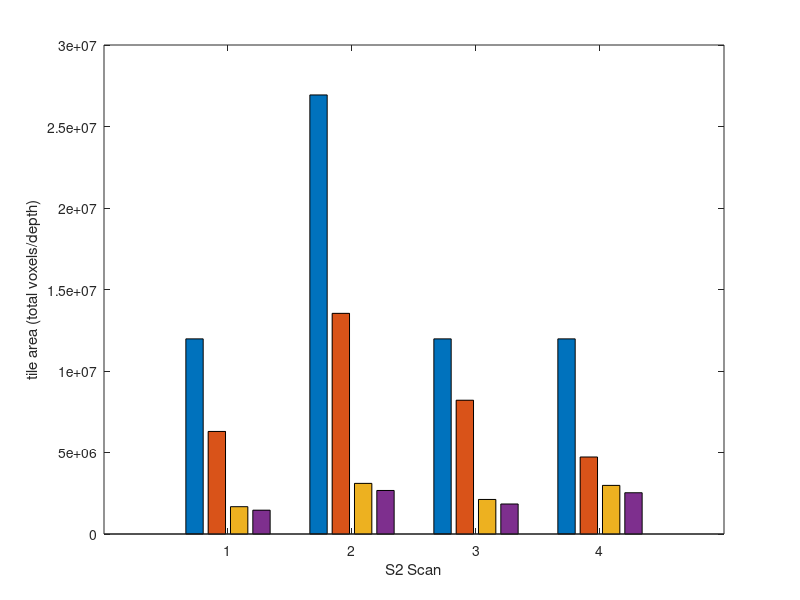

This figure's MATLAB source: (Note: this script raises an error after producing the figure.)
% % 2016.11.10
% %  plotting results of s2 scans from s2summary data and the output of ZZ's
% %  tip finder
% %
% %  currently there are 3 neurons.  the relevant data from each one is
% %  basically the last entry in the S2summary.txt  
% %  Since there are only 3 cells, I'm not going to go through the trouble of parsing the data automatically
% %  instead I'm just going to copy-and-paste it here and generate plots by hand.
% 
% 

%  desired output:
%   1. scan area efficiency, with and without overlap, compared to tight
%   boundingbox and integer max field bounding box.
%   2. time efficiency compared to both above
%   3. tip analysis and comparison to chance. out of ~100 tips, 20 ended at
%   tile boundaries, which is 10 above chance,  so estimate 90% accurate in tip
%   identification


%    background info, calculated below
%   1.  max-size imaging is 1.56s/slice +/-.01    1730x1730 0.23um/pixel
%   This is set based on keeping the laser power constant and acheiving
%   similar signal by averaging.  One could also increase laser power, but
%   that would result in more bleaching.
%   2. total tile time for me :  (1.3-1.7s) my overhead per tile + tile setup time (PV)  + true scan  time derived from resonant freq. + per-plane-overhead + total image .tif conversion 
%   for single tiles  4.8s (actual imaging +.tif) -> 6.1s  for my "imaging
%   time" for a tile ->  1.3s overhead

%  TIP calculation input is based on Zhi's plugin which identifies true
%  tips (i.e. not just extra little spines, etc see S2 analysis plugin for details)  and how many of those true
%  tips are within 5% of tile edges.
%  so given that each tile has 5% edges, each tile area is 5% + 5% +
%  2*(5%*(1-10%)) = 10%+9% = 19% of area counted as 'edge'

%  so the estimated number of real tips that should be counted as an edge
%  regardless of S2 scanning would be  N_total_tips * .19
%  the remaining tips can be interpreted as failures or artifacts. The
%  relevant denominator is the total number of tips so 

%  S2 quality =  1- (N_edge_tips - N_total_tips * edgeFraction )/ N_total_tips



% overall, we're talking about 5s per tile and 1.Xs per tile my overhead
% for the 501 stack. something like 2.8s + 1.X for 250slices


%%  neuron 1 /local2/data/2016_11_03_Thu_14_02/2016_11_03_Thu_14_02/
% @@  running totals ;    @@
% imaged area ;1.46162e+06
% sum of tile areas ;1.67613e+06
% boundingBoxX ;1850
% boundingBoxY ;3401
% boundingBox Area ;6.29185e+06
% tiles in queue ;0
% tiles imaged ;68
% total imaging time ;329499
% total analysis time ;245889
% ms since start ;370054
% average ms between tile starts ;5417.66
% z = 169 slices



%  SPATIAL SCAN EFFICIENCY:
nSlices1= 169
bigZoomTimePerSlice = 1.56
imArea1 = 1.46162e+06
sumTiles1 = 1.67613e+06
bbX1 =1850
bbY1 = 3401
bbA1 = bbX1*bbY1
areaEfficiency1 = imArea1/bbA1
tileEfficiency1 = sumTiles1/bbA1
percentOverlap1 = sumTiles1/imArea1


%  TIME EFFICIENCY:
nTiles1 = 68
myTotalImagintTime1 = 329.499
totalAnalysisTime1 =  245.889
totalS2Time1 = 370.054
timeBetweeTiles1 =5.41766

% time to image tight BB at max image size
tightBB1 = bbA1/(1730*1730)
tightBBtime1 = bigZoomTimePerSlice*nSlices1*tightBB1
% integer max
xIntBB1 = ceil(bbX1/1730)
yIntBB1 = ceil(bbY1/1730)
integerBBtime1 = bigZoomTimePerSlice*nSlices1*xIntBB1*yIntBB1

%  s2 speedup:
s2SpeedTightBB1 = tightBBtime1/totalS2Time1
s2SpeedIntBB1 = integerBBtime1/totalS2Time1

% TIPS:
%swc file /local2/s2Data_II/2016_11_03_Thu_14_02/scanData.txt_tips.swc has been generated, size: 3586
% edge (11) to tip (57) ratio is 0.192982,
edgeFraction = 0.19;
edge1 = 11
tip1 = 57
s2Q1 = 1- (edge1-(tip1*edgeFraction))/tip1

%%  neuron 2 /local2/data/2016_11_08_Tue_13_12/2016_11_08_Tue_13_13
% @@  running totals ;    @@
% imaged area ;2.67096e+06
% sum of tile areas ;3.10577e+06
% boundingBoxX ;3823
% boundingBoxY ;3541
% boundingBox Area ;1.35372e+07
% tiles in queue ;0
% tiles imaged ;126
% total imaging time ;767682
% total analysis time ;529085
% ms since start ;790554
% average ms between tile starts ;6241.48
% @@@@@@@@@@@;@@@@@@@@@@@
% z = 251 slices
nSlices2 = 251
imArea2 = 2.67096e+06
sumTiles2 = 3.10577e+06
bbX2 =3823
bbY2 = 3541
bbA2 = bbX2*bbY2
areaEfficiency2 = imArea2/bbA2
tileEfficiency2 = sumTiles2/bbA2
percentOverlap2 = sumTiles2/imArea2


%  TIME EFFICIENCY:
nTiles2 = 126
myTotalImagintTime2 = 767.682
totalAnalysisTime2 =  529.085
totalS2Time2 = 790.554
timeBetweeTiles2 =6.24148

% time to image tight BB at max image size
tightBB2 = bbA2/(1730*1730)
tightBBtime2 = bigZoomTimePerSlice*nSlices2*tightBB2
% integer max
xIntBB2 = ceil(bbX2/1730)
yIntBB2 = ceil(bbY2/1730)
integerBBtime2 = bigZoomTimePerSlice*nSlices2*xIntBB2*yIntBB2

%  s2 speedup:
s2SpeedTightBB2 = tightBBtime2/totalS2Time2
s2SpeedIntBB2 = integerBBtime2/totalS2Time2



% TIPS
%swc file /local2/s2Data_II/2016_11_08_Tue_13_13/scanData.txt_tips.swc has been generated, size: 6160
%edge (31) to tip (101) ratio is 0.306931,

edgeFraction = 0.19;
edge2 = 31
tip2 = 101
s2Q2 = 1- (edge2-(tip2*edgeFraction))/tip2














%%  neuron 3 /local2/data/2016_11_08_Tue_15_36/2016_11_08_Tue_16_07/
%  @@  running totals ;    @@
% imaged area ;1.84117e+06
% sum of tile areas ;2.11981e+06
% boundingBoxX ;2414
% boundingBoxY ;3400
% boundingBox Area ;8.2076e+06
% tiles in queue ;0
% tiles imaged ;86
% total imaging time ;867298
% total analysis time ;761183
% ms since start ;984383
% average ms between tile starts ;11381
nSlices3 = 501
imArea3 = 1.84117e+06
sumTiles3 = 2.11981e+06
bbX3 =2414
bbY3 = 3400
bbA3 = bbX3*bbY3
areaEfficiency3 = imArea3/bbA3
tileEfficiency3 = sumTiles3/bbA3
percentOverlap3 = sumTiles3/imArea3


%  TIME EFFICIENCY:
nTiles3 = 86
myTotalImagintTime3 = 867.298
totalAnalysisTime3 =  761.183
totalS2Time3 = 984.383
timeBetweeTiles3 =11.381

% time to image tight BB at max image size
tightBB3 = bbA3/(1730*1730)
tightBBtime3 = bigZoomTimePerSlice*nSlices3*tightBB3
% integer max
xIntBB3 = ceil(bbX3/1730)
yIntBB3 = ceil(bbY3/1730)
integerBBtime3 = bigZoomTimePerSlice*nSlices3*xIntBB3*yIntBB3

%  s2 speedup:
s2SpeedTightBB3 = tightBBtime3/totalS2Time3
s2SpeedIntBB3 = integerBBtime3/totalS2Time3

% TIP CORRECTNESS: 
% run on 
% swc file /local2/s2Data_II/2016_11_08_Tue_16_07/scanData.txt_tips.swc has been generated, size: 3620
% edge (17) to tip (74) ratio is 0.22973,

edgeFraction = 0.19;
edge3 = 17
tip3 = 74
s2Q3 = 1- (edge3-(tip3*edgeFraction))/tip3


%%  scan 4 is a multineuron scan

% 
% tile filename ;/local2/data/2016_11_04_Fri_09_38/2016_11_04_Fri_09_39/x_894_y_3294_ZSeries-11042016-0914-29521_Cycle00001_Ch2_000001.ome.tifCh2.v3draw
% tile event 0 ;2016_11_04_Fri_09_55_35_177
% tile event 1 ;2016_11_04_Fri_09_55_37_053
% tile event 2 ;2016_11_04_Fri_09_55_42_141
% tile event 3 ;2016_11_04_Fri_09_55_44_991
% elapsed time 0 ;0
% elapsed time 1 ;1876
% elapsed time 2 ;5088
% elapsed time 3 ;2850
% @@  running totals ;    @@
% imaged area ;3.71268e+06
% sum of tile areas ;4.23963e+06
% boundingBoxX ;4246
% boundingBoxY ;5938
% boundingBox Area ;2.52127e+07
% tiles in queue ;0
% tiles imaged ;176
% total imaging time ;900668
% total analysis time ;544481
% ms since start ;967815
% average ms between tile starts ;5477.32


nSlices4 = 191
imArea4 = 3.71268e+06
sumTiles4 = 4.23963e+06
bbX4 =4246
bbY4 = 5938
bbA4 = bbX4*bbY4
areaEfficiency4 = imArea4/bbA4
tileEfficiency4 = sumTiles4/bbA4
percentOverlap4 = sumTiles4/imArea4


%  TIME EFFICIENCY:
nTiles4 = 176
myTotalImagintTime4 = 900.668
totalAnalysisTime4 =  544.481
totalS2Time4 = 967.815
timeBetweeTiles4 =5.477

% time to image tight BB at max image size
tightBB4 = bbA4/(1730*1730)
tightBBtime4 = bigZoomTimePerSlice*nSlices4*tightBB4
% integer max
xIntBB4 = ceil(bbX4/1730)
yIntBB4 = ceil(bbY4/1730)
integerBBtime4 = bigZoomTimePerSlice*nSlices4*xIntBB4*yIntBB4

%  s2 speedup:
s2SpeedTightBB4 = tightBBtime4/totalS2Time4
s2SpeedIntBB4 = integerBBtime4/totalS2Time4




% % TIP CORRECTNESS:
% swc file /local2/s2Data_II/multi_neuron_data/2016_11_04_Fri_09_39/scanData.txt_tips.swc has been generated, size: 7390
% edge (46) to tip (123) ratio is 0.373984,
edgeFraction = 0.19
edge4 = 46
tip4 = 123
s2Q4 = 1- (edge4 - (tip4*edgeFraction))/tip4

%%  scan 5  multineuron 
% @@@@@@@@@@@;@@@@@@@@@@@
% tile number ;142
% tile mode ;Resonant Galvo
% tile zoom ;13.0446
% microns per pixel ;0.228737
% tracing algorithm ;NeuTube
% tile filename ;/local2/data/2016_12_06_Tue_15_51/2016_12_06_Tue_16_13/x_1821_y_-2054_ZSeries-12062016-1102-33624_Cycle00001_Ch2_000001.ome.tifCh2.v3draw
% tile event 0 ;2016_12_06_Tue_16_37_41_113
% tile event 1 ;2016_12_06_Tue_16_37_41_413
% tile event 2 ;2016_12_06_Tue_16_37_51_045
% tile event 3 ;2016_12_06_Tue_16_38_02_545
% elapsed time 0 ;0
% elapsed time 1 ;300
% elapsed time 2 ;9632
% elapsed time 3 ;11500
% @@  running totals ;    @@
% imaged area ;2.98766e+06
% sum of tile areas ;3.52481e+06
% boundingBoxX ;3259
% boundingBoxY ;2696
% boundingBox Area ;8.78626e+06
% tiles in queue ;0
% tiles imaged ;143
% total imaging time ;1.38284e+06
% total analysis time ;1.91911e+06
% ms since start ;1453476
% average ms between tile starts ;10084.8



nSlices5 = 457
imArea5 =2.98766e+06
sumTiles5 = 3.52481e+06
bbX5 =3259
bbY5 = 2696
bbA5 = bbX5*bbY5
areaEfficiency5 = imArea5/bbA5
tileEfficiency5 = sumTiles5/bbA5
percentOverlap5 = sumTiles5/imArea5


%  TIME EFFICIENCY:
nTiles5 = 142
myTotalImagintTime5 = 1382.84
totalAnalysisTime5 =  1919.11
totalS2Time5 = 1453.476
timeBetweeTiles5 =10.085

% time to image tight BB at max image size
tightBB5 = bbA5/(1730*1730)
tightBBtime5 = bigZoomTimePerSlice*nSlices5*tightBB5
% integer max
xIntBB5 = ceil(bbX5/1730)
yIntBB5 = ceil(bbY5/1730)
integerBBtime5 = bigZoomTimePerSlice*nSlices5*xIntBB5*yIntBB5

%  s2 speedup:
s2SpeedTightBB5 = tightBBtime5/totalS2Time5
s2SpeedIntBB5 = integerBBtime5/totalS2Time5




% % TIP CORRECTNESS:
%_tips.marker : 167
%_edgeTips.marker : 72


edgeFraction = 0.19
edge5 = 72
tip5 = 167
s2Q5 = 1- (edge5 - (tip5*edgeFraction))/tip5


%% scan 6 multineuron

% 
% @@@@@@@@@@@;@@@@@@@@@@@
% tile number ;504
% tile mode ;Resonant Galvo
% tile zoom ;13.0446
% microns per pixel ;0.228737
% tracing algorithm ;NeuTube
% tile filename ;/local2/data/2016_12_07_Wed_14_58/2016_12_07_Wed_17_18/x_2958_y_-3161_ZSeries-12072016-1455-34929_Cycle00001_Ch2_000001.ome.tifCh2.v3draw
% tile event 0 ;2016_12_07_Wed_18_42_14_067
% tile event 1 ;2016_12_07_Wed_18_42_16_070
% tile event 2 ;2016_12_07_Wed_18_42_21_507
% tile event 3 ;2016_12_07_Wed_18_42_24_205
% elapsed time 0 ;0
% elapsed time 1 ;2003
% elapsed time 2 ;5437
% elapsed time 3 ;2698
% @@  running totals ;    @@
% imaged area ;1.03286e+07
% sum of tile areas ;1.24477e+07
% boundingBoxX ;5234
% boundingBoxY ;6926
% boundingBox Area ;3.62507e+07
% tiles in queue ;0
% tiles imaged ;505
% total imaging time ;4.88781e+06
% total analysis time ;7.80681e+06
% ms since start ;5008927
% average ms between tile starts ;9917.63
% 
% 


nSlices6 = 213
imArea6 = 1.03286e+07
sumTiles6 = 1.24477e+07
bbX6 =5234
bbY6 = 6926
bbA6 = bbX6*bbY6
areaEfficiency6 = imArea6/bbA6
tileEfficiency6 = sumTiles6/bbA6
percentOverlap6 = sumTiles6/imArea6


%  TIME EFFICIENCY:
nTiles6 =504
myTotalImagintTime6 = 4887.81
totalAnalysisTime6 = 7806.81
totalS2Time6 = 5008.927
timeBetweeTiles6 =9.918

% time to image tight BB at max image size
tightBB6 = bbA6/(1730*1730)
tightBBtime6 = bigZoomTimePerSlice*nSlices6*tightBB6
% integer max
xIntBB6 = ceil(bbX6/1730)
yIntBB6 = ceil(bbY6/1730)
integerBBtime6 = bigZoomTimePerSlice*nSlices6*xIntBB6*yIntBB6

%  s2 speedup:
s2SpeedTightBB6 = tightBBtime6/totalS2Time6
s2SpeedIntBB6 = integerBBtime6/totalS2Time6






% % TIP CORRECTNESS:

%tips.marker: 1328
%edgeTips.marker: 516

edgeFraction = 0.19
edge6 = 516
tip6 = 1328
s2Q6 = 1- (edge6 - (tip6*edgeFraction))/tip6

%% human@@@@@@@@@@@;@@@@@@@@@@@
% tile number ;120
% tile mode ;Resonant Galvo
% tile zoom ;13.0446
% microns per pixel ;0.228737
% tracing algorithm ;NeuTube
% tile filename ;/local2/s2Data_II/2017_02_15_Wed_18_38/2017_02_15_Wed_18_39/x_706_y_1475_ZSeries-02142017-0858-35365_Cycle00001_Ch2_000001.ome.tifG-R.v3draw
% tile event 0 ;2017_02_15_Wed_18_52_24_741
% tile event 1 ;2017_02_15_Wed_18_52_25_394
% tile event 2 ;2017_02_15_Wed_18_52_31_347
% tile event 3 ;2017_02_15_Wed_18_52_36_218
% elapsed time 0 ;0
% elapsed time 1 ;653
% elapsed time 2 ;5953
% elapsed time 3 ;4871
% @@  running totals ;    @@
% imaged area ;2.53151e+06
% sum of tile areas ;2.98253e+06
% boundingBoxX ;1849
% boundingBoxY ;2555
% boundingBox Area ;4.7242e+06
% tiles in queue ;0
% tiles imaged ;121
% total imaging time ;725683
% total analysis time ;914035
% ms since start ;768230
% average ms between tile starts ;6310.27 neuron 



nSlices7 = 235
imArea7 = 2.53151e+06
sumTiles7 = 2.98253e+06
bbX7 =1849
bbY7 =2555
bbA7 = bbX7*bbY7
areaEfficiency7 = imArea7/bbA7
tileEfficiency7 = sumTiles7/bbA7
percentOverlap7 = sumTiles7/imArea7


%  TIME EFFICIENCY:
nTiles7 =120
myTotalImagintTime7 = 725.683
totalAnalysisTime7 = 914.035
totalS2Time7 = 768.230
timeBetweeTiles7 =6.31027 

% time to image tight BB at max image size
tightBB7 = bbA7/(1730*1730)
tightBBtime7 = bigZoomTimePerSlice*nSlices7*tightBB7
% integer max
xIntBB7 = ceil(bbX7/1730)
yIntBB7 = ceil(bbY7/1730)
integerBBtime7 = bigZoomTimePerSlice*nSlices7*xIntBB7*yIntBB7

%  s2 speedup:
s2SpeedTightBB7 = tightBBtime7/totalS2Time7
s2SpeedIntBB7 = integerBBtime7/totalS2Time7






% % TIP CORRECTNESS:

% tip
%swc file /local2/s2Data_II/humanCell/2017_02_15_Wed_18_38/2017_02_15_Wed_18_39/scanData.txt_tips.swc has been generated, size: 5354
%edge (9) to tip (56) ratio is 0.160714,
edgeFraction = 0.16
edge7 = 9
tip7 = 56
s2Q7 = 1- (edge7 - (tip7*edgeFraction))/tip7




%% PLOTTING


% area efficiency
s2AreaData = [[imArea1, imArea2, imArea3, imArea7];...
    [sumTiles1, sumTiles2, sumTiles3, sumTiles7];...
    [bbA1, bbA2, bbA3, bbA7];...
    [xIntBB1*yIntBB1, xIntBB2*yIntBB2, xIntBB3*yIntBB3, xIntBB7*yIntBB7]*1730*1730;...
    [nTiles1,nTiles2, nTiles3, nTiles7];...
    [nSlices1, nSlices2, nSlices3, nSlices7]]


% time speedup
s2TimeData = [[totalS2Time1, totalS2Time2, totalS2Time3, totalS2Time7];...
    [tightBBtime1, tightBBtime2, tightBBtime3, tightBBtime7];...
    [integerBBtime1, integerBBtime2, integerBBtime3, integerBBtime7]]



% microscope efficiency and analysis overhead
s2InternalTimeData = [[totalS2Time1, totalS2Time2, totalS2Time3, totalS2Time7];...
    [myTotalImagintTime1, myTotalImagintTime2, myTotalImagintTime3, myTotalImagintTime7];...
    [totalAnalysisTime1, totalAnalysisTime2, totalAnalysisTime3, totalAnalysisTime7];...
    [timeBetweeTiles1, timeBetweeTiles2, timeBetweeTiles3, timeBetweeTiles7]]


%  tip correctness
s2TipData = [[edge1, edge2, edge3, edge7];...
    [tip1, tip2, tip3, tip7];...
    [s2Q1, s2Q2, s2Q3, s2Q7]]




%% summary statistics:

% area efficiency:

sumTilesVsTightBB = s2AreaData(3,:)./s2AreaData(2,:)
imAreaVsTightBB = s2AreaData(3,:)./s2AreaData(1,:)

sumTilesVsIntBB = s2AreaData(4,:)./s2AreaData(2,:)
imAreaVsIntBB = s2AreaData(4,:)./s2AreaData(1,:)




%% table of data, including scale in mm and multi-neuronScan 4-6
%  duplicated columns are to facilitate merging data in excel for layout
%  purposes, specifically to include pixel and mm size data under a single
%  heading. 
dataTable = [[1,2, 3, 7, 4, 5, 6];...
   [imArea1, imArea2, imArea3,imArea7, imArea4, imArea5, imArea6];...
    [sumTiles1, sumTiles2, sumTiles3,sumTiles7, sumTiles4, sumTiles5, sumTiles6];...
    [bbX1, bbX2, bbX3,bbX7, bbX4, bbX5, bbX6]*.229;...
        [bbY1, bbY2, bbY3,bbY7, bbY4, bbY5, bbY6]*.229;...
    [xIntBB1, xIntBB2, xIntBB3,xIntBB7, xIntBB4, xIntBB5, xIntBB6]*1730*0.229;...
    [yIntBB1, yIntBB2, yIntBB3, yIntBB7,yIntBB4, yIntBB5, yIntBB6]*1730*0.229;...
%%  area efficiency 
    ( [xIntBB1*yIntBB1, xIntBB2*yIntBB2, xIntBB3*yIntBB3,xIntBB7*yIntBB7,xIntBB4*yIntBB4, xIntBB5*yIntBB5, xIntBB6*yIntBB6]*1730*1730)./[sumTiles1, sumTiles2, sumTiles3, sumTiles7, sumTiles4, sumTiles5, sumTiles6];...
%%  time benefit
    [integerBBtime1/totalS2Time1,integerBBtime2/totalS2Time2,integerBBtime3/totalS2Time3,integerBBtime7/totalS2Time7, integerBBtime4/totalS2Time4,integerBBtime5/totalS2Time5,integerBBtime6/totalS2Time6];...
    [tightBBtime1/totalS2Time1,tightBBtime2/totalS2Time2,tightBBtime3/totalS2Time3,tightBBtime7/totalS2Time7, tightBBtime4/totalS2Time4, tightBBtime5/totalS2Time5,tightBBtime6/totalS2Time6];...
    [nTiles1,nTiles2, nTiles3, nTiles7, nTiles4, nTiles5, nTiles6];...
    [nSlices1, nSlices2, nSlices3,nSlices7, nSlices4, nSlices5, nSlices6];...
    [1.0, 1.0, 0.5, 1.0, 1.0, .5, 1.0];... //z step
    [totalS2Time1, totalS2Time2, totalS2Time3, totalS2Time7 totalS2Time4, totalS2Time5, totalS2Time6];...
    [myTotalImagintTime1, myTotalImagintTime2, myTotalImagintTime3, myTotalImagintTime7 myTotalImagintTime4, myTotalImagintTime5, myTotalImagintTime6];...
    [totalAnalysisTime1, totalAnalysisTime2, totalAnalysisTime3,totalAnalysisTime7, totalAnalysisTime4, totalAnalysisTime5, totalAnalysisTime6];...
       [tip1, tip2, tip3,tip7, tip4, tip5, tip6];...
        [edge1, edge2, edge3,edge7, edge4, edge5, edge6];...

    ceil(edgeFraction*[tip1, tip2, tip3,tip7, tip4, tip5, tip6]);...   
    [s2Q1, s2Q2, s2Q3,s2Q7, s2Q4, s2Q5, s2Q6];...
]
dataTable = [dataTable,dataTable];
dataTable(4:7,8:14) = [[bbX1, bbX2, bbX3,bbX7, bbX4, bbX5, bbX6];...
        [bbY1, bbY2, bbY3,bbY7, bbY4, bbY5, bbY6];...
    [xIntBB1, xIntBB2, xIntBB3, xIntBB7, xIntBB4, xIntBB5, xIntBB6]*1730;...
    [yIntBB1, yIntBB2, yIntBB3, yIntBB7, yIntBB4, yIntBB5, yIntBB6]*1730;]

%  column headings:
headings = {'Scan Number', 'Imaged Area', 'Sum of Tile Areas', 'X_TightBB', 'Y_TightBB', 'X_IntBB', 'Y_IntBB', 'Area Efficiency', ...
    'S2 Speedup (Integer BB)', 'S2 Speedup (Tight BB)', 'n_tiles', 'n_z_planes', 'z step (microns)', ...
    'total S2 Time', 'total imaging time', 'total analysis time', 'number of tips', 'number of edge tips', 'expected number of tips', 'S2 Quality Index'}

%csvwrite('/data/mat/BRL/s2_human/S2_with_human/tableDataHeadings.csv', headings)
%writetable(table(headings),'/data/mat/BRL/s2_human/S2_with_human/tableDataHeadings.txt')

%%
figure;
bar( fliplr(s2AreaData(1:4,:)'))
xlabel('S2 Scan')
ylabel('tile area (total voxels/depth)')
bip(gca)
title('S2 Scan Area')

figure;
bar([s2AreaData(3,:)./s2AreaData(1,:);s2AreaData(3,:)./s2AreaData(2,:);  s2TimeData(2,:)./s2TimeData(1,:)]')
xlabel('S2 Scan')
ylabel('fold improvement')
bip(gca)
title('S2 Scan Speed vs Tight Bounding Box')

figure;
bar([s2AreaData(4,:)./s2AreaData(1,:);s2AreaData(4,:)./s2AreaData(2,:); s2TimeData(3,:)./s2TimeData(1,:)]')
xlabel('S2 Scan')
ylabel('fold improvemnent')
bip(gca)
title('S2 Scan Speed vs Integer Bounding Box')

figure;
bar([[tightBBtime1, tightBBtime2, tightBBtime3, tightBBtime7]; [s2InternalTimeData(2,:)+s2InternalTimeData(3,:)]; s2InternalTimeData(1,:)]')
xlabel('S2 Scan')
ylabel('time (s)')
bip(gca)
title('S2 Scan Time')


figure;
bar([s2TipData(1,:); s2TipData(2,:)]')
hold all, plot([1,2,3, 4], s2TipData(3,:)*100)
xlabel('S2 Scan')
ylabel('N_{tips}')
title('S2 Quality')
bip(gca)

%  the above plots were modified to enter display names and resized.  the
%  last one the axes were duplicated on the right side to indicate a
%  dual-plot. Fortuitously, the percentage and the max tips are very
%  similar so the axis scale and range are the same between the bar plot
%  and the line plot.

% plots were saved as .fig, .eps and .png files 11/17 and 2/21/17


% % outputs:
% s2AreaData =
% 
%      1461620     2670960     1841170
%      1676130     3105770     2119810
%      6291850    13537243     8207600
%     11971600    26936100    11971600
%           68         126          86
%          169         251         501
% 
% 
% s2TimeData =
% 
%    1.0e+03 *
% 
%     0.3701    0.7906    0.9844
%     0.5542    1.7711    2.1433
%     1.0546    3.5240    3.1262
% 
% 
% s2InternalTimeData =
% 
%   370.0540  790.5540  984.3830
%   329.4990  767.6820  867.2980
%   245.8890  529.0850  761.1830
%     5.4177    6.2415   11.3810
% 
% 
% s2TipData =
% 
%    11.0000   31.0000   17.0000
%    57.0000  101.0000   74.0000
%     0.9970    0.8831    0.9603

% %%
%  fliplr(s2AreaData(1:3,:)')
% 
% ans =
% 
%      6291850     1676130     1461620
%     13537243     3105770     2670960
%      8207600     2119810     1841170
% %ylabel('tile area (total voxels/depth)')
% %title('S2 Scan Area')
% 
% 
% 
% [s2AreaData(3,:)./s2AreaData(1,:);s2AreaData(3,:)./s2AreaData(2,:);  s2TimeData(2,:)./s2TimeData(1,:)]'
% ans =
% 
%     4.3047    3.7538    1.4977
%     5.0683    4.3587    2.2403
%     4.4578    3.8719    2.1773
% %ylabel('fold improvement')
% %title('S2 Scan Speed vs Tight Bounding Box')
% 
% [s2AreaData(4,:)./s2AreaData(1,:);s2AreaData(4,:)./s2AreaData(2,:); s2TimeData(3,:)./s2TimeData(1,:)]'
% 
% ans =
% 
%     8.1906    7.1424    2.8497
%    10.0848    8.6729    4.4577
%     6.5022    5.6475    3.1758
% %ylabel('fold improvemnent')
% %title('S2 Scan Speed vs Integer Bounding Box')
% 
% [[tightBBtime1, tightBBtime2, tightBBtime3]; [s2InternalTimeData(2,:)+s2InternalTimeData(3,:)]; s2InternalTimeData(1,:)]'
% 
% ans =
% 
%    1.0e+03 *
% 
%     0.5542    0.5754    0.3701
%     1.7711    1.2968    0.7906
%     2.1433    1.6285    0.9844
% %ylabel('time (s)')
% %title('S2 Scan Time')
% 
% [s2TipData(1,:); s2TipData(2,:)]'
% 
% 
%     11    57
%     31   101
%     17    74
% s2TipData(3,:)*100
% 
%    99.7018   88.3069   96.0270
%title('S2 Quality')
%bip(gca)

%% multi-neuron scans

% 
% marker num = 29131, save swc file to /local2/data/2016_11_30_Wed_15_30/2016_11_30_Wed_15_33/scanData.txt_tips.swc
% -------------------------------------------------------
% ---------------------read 29131 lines, 29131 remained lines
% done with saving file: /local2/data/2016_11_30_Wed_15_30/2016_11_30_Wed_15_33/scanData.txt_tips.marker
% done with saving file: /local2/data/2016_11_30_Wed_15_30/2016_11_30_Wed_15_33/scanData.txt_edgeTips.marker
% swc file /local2/data/2016_11_30_Wed_15_30/2016_11_30_Wed_15_33/scanData.txt_tips.swc has been generated, size: 22214
% edge (190) to tip (460) ratio is 0.413043,
% 






%%
% %%
% getting maximum scan 1730x1730 with 8x averaging although should probably be 11x...
% 
% 12x  4min:56s   = 3552s for 191 slices
%     max imaging is 1.56s/slice +/-.01    1730x1730 0.23um/pixel
% %%  going over these numbers shows that for the 8x averaging, the 8khz scan speed underestimates the imaging time by a few percent.  
%     it pencils out to 3ms/frame -> 25ms/ averaged frame.  it's in the imaging time, not the .tif conversion

%  actually there's 4.7s of setup time for this big stack!  8.3 is
%  unaccounted for- that is 17ms per plane, 
% time between planes is 0.88s but it should be 0.864s , so 15ms per plane
% + 4.7s setup time.
%

% data : a max-scan stack 1730x1730 at zoom 1.15 with 0.235x0.235x0.5um voxels and 8x averaging takes 446s imaging and 342s Tif conversion = 788s.
%  pure imaging time is 433s, not 446.  
% %%  
% for the unaveraged single tiles:  4.9s pure imaging for 501 z slices, but
% 5.39s from the .xml file.  this is ~9% slower than pure imaging
%  201ms setup time (relative v absolute) + extra .6ms per plane (!) 

% so the imaging is actually slightly less efficient for multiplane
% averaging stacks of large images than for unavaraged small tiles.
% haven't checked .tif conversion.  


% time per pixel:  big scan, with 8x frame averaging: 0.5us per pixel
% [including .tif]
%  157pix tile, no averaging: .677us per pixel  including rough .tif
%  estimation from file modified dates.
%  so possibly slightly worse per pixel, but only by 26%  (ROUGH estimate!
%  probably 1 sig fig!)
% also imaging + tif for 501-slice tiles is ~8.3s, average 'imaging time'
% from s2 is 10.08s.  We know there is 1s hangout time between configure
% and sending the signal to start the stack.  1.7s is then "tile
% configuration and sending the updated string name"
%  the latter could be reduced to ~10ms with a dedicated checker of the
%  current index
% the former could maybe be reduced with some kind of polling of the
% readiness?  I'm worried about a big stack of waiting requests if I
% constantly poll the current index, but it could probably be tried easily
% enough.




% @@@@@@@@@@@;@@@@@@@@@@@
% tile number ;67
% tile mode ;Resonant Galvo
% tile zoom ;13.0446
% microns per pixel ;0.228737
% tracing algorithm ;NeuTube
% tile filename ;/local2/data/2016_11_03_Thu_14_02/2016_11_03_Thu_14_02/x_1029_y_-2809_ZSeries-11032016-0851-28741_Cycle00001_Ch2_000001.ome.tifCh2.v3draw
% tile event 0 ;2016_11_03_Thu_14_08_46_754
% tile event 1 ;2016_11_03_Thu_14_08_47_366
% tile event 2 ;2016_11_03_Thu_14_08_52_086
% tile event 3 ;2016_11_03_Thu_14_08_54_242
% elapsed time 0 ;0
% elapsed time 1 ;612
% elapsed time 2 ;4720
% elapsed time 3 ;2156
% @@  running totals ;    @@
% imaged area ;1.46162e+06
% sum of tile areas ;1.67613e+06
% boundingBoxX ;1850
% boundingBoxY ;3401
% boundingBox Area ;6.29185e+06
% tiles in queue ;0
% tiles imaged ;68
% total imaging time ;329499
% total analysis time ;245889
% ms since start ;370054
% average ms between tile starts ;5417.66
% z = 169 slices
% 
% 
% %%
% @@@@@@@@@@@;@@@@@@@@@@@
% tile number ;125
% tile mode ;Resonant Galvo
% tile zoom ;13.0446
% microns per pixel ;0.228737
% tracing algorithm ;NeuTube
% tile filename ;/local2/data/2016_11_08_Tue_13_12/2016_11_08_Tue_13_13/x_-2240_y_485_ZSeries-11082016-0946-29876_Cycle00001_Ch2_000001.ome.tifCh2.v3draw
% tile event 0 ;2016_11_08_Tue_13_26_27_068
% tile event 1 ;2016_11_08_Tue_13_26_29_597
% tile event 2 ;2016_11_08_Tue_13_26_35_514
% tile event 3 ;2016_11_08_Tue_13_26_39_047
% elapsed time 0 ;0
% elapsed time 1 ;2529
% elapsed time 2 ;5917
% elapsed time 3 ;3533
% @@  running totals ;    @@
% imaged area ;2.67096e+06
% sum of tile areas ;3.10577e+06
% boundingBoxX ;3823
% boundingBoxY ;3541
% boundingBox Area ;1.35372e+07
% tiles in queue ;0
% tiles imaged ;126
% total imaging time ;767682
% total analysis time ;529085
% ms since start ;790554
% average ms between tile starts ;6241.48
% @@@@@@@@@@@;@@@@@@@@@@@
% z = 251 slices
% 
% 
% 
% %%  
% %  this is the .5um z step scan:
% @@@@@@@@@@@;@@@@@@@@@@@
% tile number ;85
% tile mode ;Resonant Galvo
% tile zoom ;13.0446
% microns per pixel ;0.228737
% tracing algorithm ;NeuTube
% tile filename ;/local2/data/2016_11_08_Tue_15_36/2016_11_08_Tue_16_07/x_328_y_-3380_ZSeries-11082016-0946-30095_Cycle00001_Ch2_000001.ome.tifCh2.v3draw
% tile event 0 ;2016_11_08_Tue_16_23_21_156
% tile event 1 ;2016_11_08_Tue_16_23_21_385
% tile event 2 ;2016_11_08_Tue_16_23_31_435
% tile event 3 ;2016_11_08_Tue_16_23_38_155
% elapsed time 0 ;0
% elapsed time 1 ;229
% elapsed time 2 ;10050
% elapsed time 3 ;6720
% @@  running totals ;    @@
% imaged area ;1.84117e+06
% sum of tile areas ;2.11981e+06
% boundingBoxX ;2414
% boundingBoxY ;3400
% boundingBox Area ;8.2076e+06
% tiles in queue ;0
% tiles imaged ;86
% total imaging time ;867298
% total analysis time ;761183
% ms since start ;984383
% average ms between tile starts ;11381
% @@@@@@@@@@@;@@@@@@@@@@@
% also, the last file from 11/8 was collected at 0.5um step size instead of 1.0
% for that scan,  a max-scan stack 1730x1730 at zoom 1.15 with 0.235x0.235x0.5um voxels and 8x averaging takes 446s imaging and 342s Tif conversion = 788s.
% 86 tiles
% total imaging time ;867298
% total analysis time ;761183
% ms since start ;984383
% average ms between tile starts ;11381
% 984s
% 
% 2.74x max-scan area needed, so absolute scanning is something like 2161s,  or 2.2x faster for s2scan with perfect BB scan.  
% integer N tiles 2x2 ->  4x max scan  = 3152s  -> 3.2x faster 
% time/pixel:  
% 
% 
% z = 501 slices  